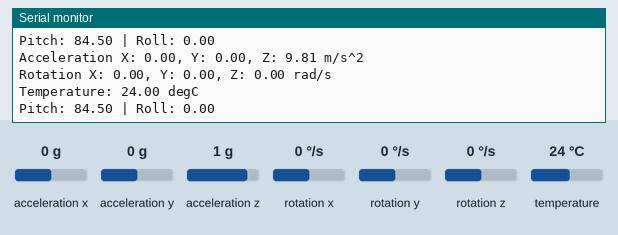
Simulated run of this sketch. Board: Arduino Leonardo, built with avr-gcc and run on an emulated ATmega32U4. Shown: the last lines printed to the serial monitor. The inputs (shaded band) are chosen by the test bench; at power-on: acceleration x 0 g, acceleration y 0 g, acceleration z 1 g, rotation x 0 °/s, rotation y 0 °/s, rotation z 0 °/s, temperature 24 °C.

Above: at 1.3 s.
1.4 s: acceleration x set to -1.4 g
At 1.4 s:
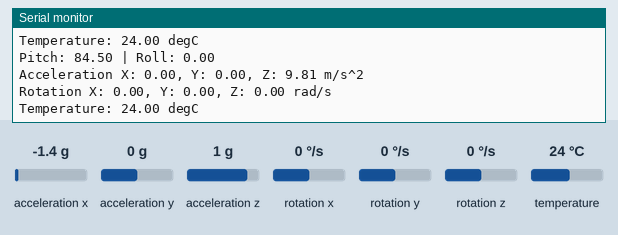
2.9 s: acceleration y set to -1.4 g
At 3.6 s:
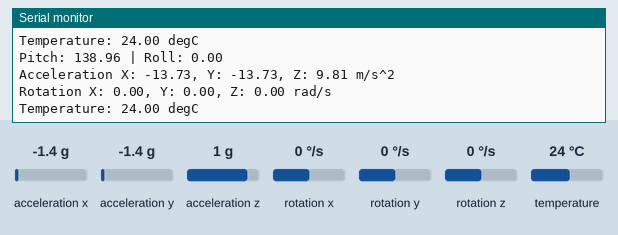
4.4 s: acceleration z set to -1.4 g
At 5.4 s:
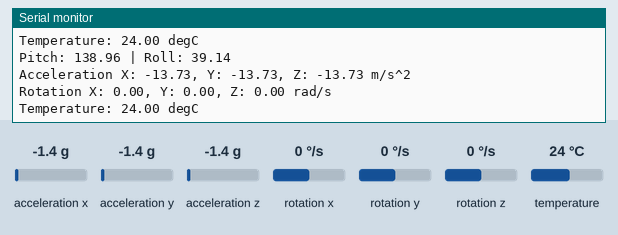
5.9 s: rotation x set to -192 °/s
At 6.6 s:
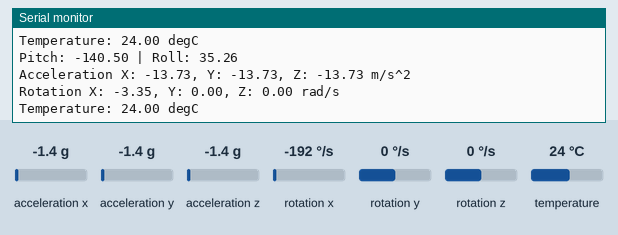
7.4 s: rotation y set to -192 °/s
At 7.8 s:
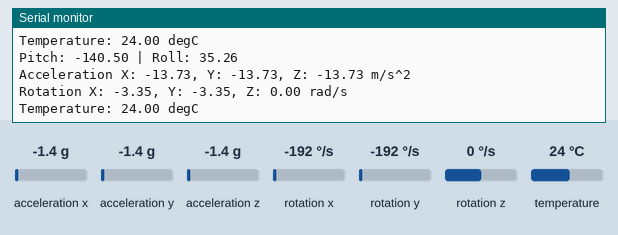
Timing chart, 0 to 9.9 s (numbered marks = the images above; inputs shaded):
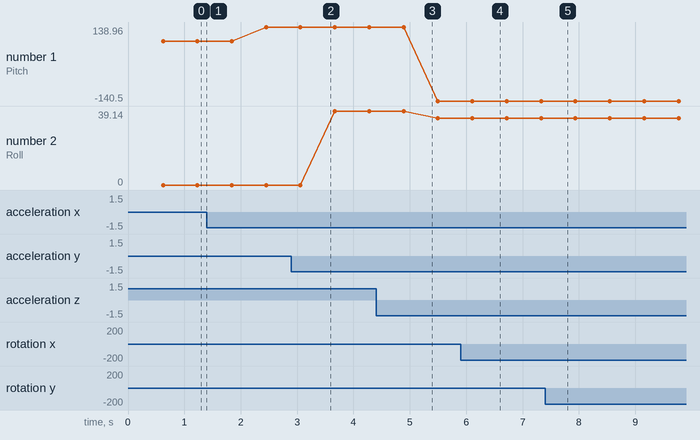

The sketch:

MPU6050_basic_readings_Pitch_roll_header.ino
```cpp
// Basic demo for accelerometer readings from Adafruit MPU6050

#include <Adafruit_MPU6050.h>
#include <Adafruit_Sensor.h>
#include <Wire.h>

Adafruit_MPU6050 mpu;
#include <MPU6050.hpp>

MPU6050Class MPU6050(mpu);

void setup() {
  Serial.begin(115200);
  MPU6050.startup();
}

void loop() {

  MPU6050.ReadValues();
  MPU6050.CalcPitRoll();

}
```

MPU6050.hpp
```cpp
////////////////////////////////////////////////////////////////////////////
//This header sets up MPU6050
//reads values, saves them to the class
//calcs pitch and roll angle
////////////////////////////////////////////////////////////////////////////

#include <Adafruit_MPU6050.h>
#include <Adafruit_Sensor.h>
#include <Wire.h>

class MPU6050Class{
public:
  Adafruit_MPU6050 mpu;
  sensors_event_t a, g, temp;

  float pitch = 0;
  float roll = 0;
  float offsetPitch = -5.5;
  float offsetRoll = 0;

public:

  MPU6050Class(Adafruit_MPU6050& _mpu)
  : mpu(_mpu){}

  void startup(){
    while (!Serial)
      delay(10); // will pause Zero, Leonardo, etc until serial console opens

    Serial.println("Adafruit MPU6050 test!");

    // Try to initialize!
    if (!mpu.begin()) {
      Serial.println("Failed to find MPU6050 chip");
      while (1) {
        delay(10);
      }
    }
    Serial.println("MPU6050 Found!");

    mpu.setAccelerometerRange(MPU6050_RANGE_8_G);
    Serial.print("Accelerometer range set to: ");
    switch (mpu.getAccelerometerRange()) {
    case MPU6050_RANGE_2_G:
      Serial.println("+-2G");
      break;
    case MPU6050_RANGE_4_G:
      Serial.println("+-4G");
      break;
    case MPU6050_RANGE_8_G:
      Serial.println("+-8G");
      break;
    case MPU6050_RANGE_16_G:
      Serial.println("+-16G");
      break;
    }
    mpu.setGyroRange(MPU6050_RANGE_500_DEG);
    Serial.print("Gyro range set to: ");
    switch (mpu.getGyroRange()) {
    case MPU6050_RANGE_250_DEG:
      Serial.println("+- 250 deg/s");
      break;
    case MPU6050_RANGE_500_DEG:
      Serial.println("+- 500 deg/s");
      break;
    case MPU6050_RANGE_1000_DEG:
      Serial.println("+- 1000 deg/s");
      break;
    case MPU6050_RANGE_2000_DEG:
      Serial.println("+- 2000 deg/s");
      break;
    }

    mpu.setFilterBandwidth(MPU6050_BAND_21_HZ);
    Serial.print("Filter bandwidth set to: ");
    switch (mpu.getFilterBandwidth()) {
    case MPU6050_BAND_260_HZ:
      Serial.println("260 Hz");
      break;
    case MPU6050_BAND_184_HZ:
      Serial.println("184 Hz");
      break;
    case MPU6050_BAND_94_HZ:
      Serial.println("94 Hz");
      break;
    case MPU6050_BAND_44_HZ:
      Serial.println("44 Hz");
      break;
    case MPU6050_BAND_21_HZ:
      Serial.println("21 Hz");
      break;
    case MPU6050_BAND_10_HZ:
      Serial.println("10 Hz");
      break;
    case MPU6050_BAND_5_HZ:
      Serial.println("5 Hz");
      break;
    }

    Serial.println("");
    delay(100);
  }

  void ReadValues(){
    /* Get new sensor events with the readings */

    mpu.getEvent(&a, &g, &temp);

    /* Print out the values */
    Serial.print("Acceleration X: ");
    Serial.print(a.acceleration.x);
    Serial.print(", Y: ");
    Serial.print(a.acceleration.y);
    Serial.print(", Z: ");
    Serial.print(a.acceleration.z);
    Serial.println(" m/s^2");

    Serial.print("Rotation X: ");
    Serial.print(g.gyro.x);
    Serial.print(", Y: ");
    Serial.print(g.gyro.y);
    Serial.print(", Z: ");
    Serial.print(g.gyro.z);
    Serial.println(" rad/s");

    Serial.print("Temperature: ");
    Serial.print(temp.temperature);
    Serial.println(" degC");

    Serial.println("");
    delay(500);
  }

  void CalcPitRoll(){

    pitch = atan2(a.acceleration.z, a.acceleration.x) * 180 / PI + offsetPitch;
    roll = atan2(-a.acceleration.y, sqrt(a.acceleration.z * a.acceleration.z + a.acceleration.x * a.acceleration.x)) * 180 / PI + offsetRoll;

    Serial.println();
    Serial.println();
    Serial.print("Pitch: "); Serial.print(pitch);
    Serial.print(" | Roll: "); Serial.println(roll);
    Serial.println();
    Serial.println();

    delay(100);
  }

};
```

Measured:
- after the input at 2.9 s, the serial monitor: prints a new line after 0.26 s (image 2)
- after the input at 4.4 s, the serial monitor: prints a new line after 0.59 s (image 3)
- after the input at 5.9 s, the serial monitor: prints a new line after 0.31 s (image 4)
- after the input at 7.4 s, the serial monitor: prints a new line at once (image 5)
- plotted number 1: 84.5 → 138.96 after the input at 1.4 s, 138.96 → -140.5 after the input at 4.4 s
- plotted number 2: 0 → 39.14 after the input at 2.9 s, 39.14 → 35.26 after the input at 4.4 s
